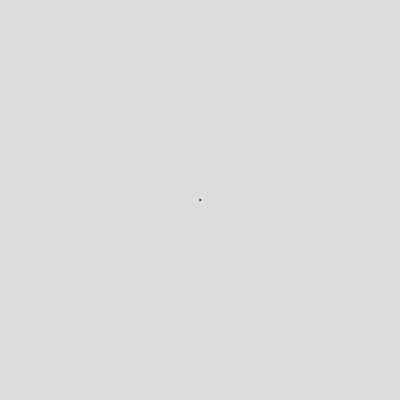
Frame 1 (no input)
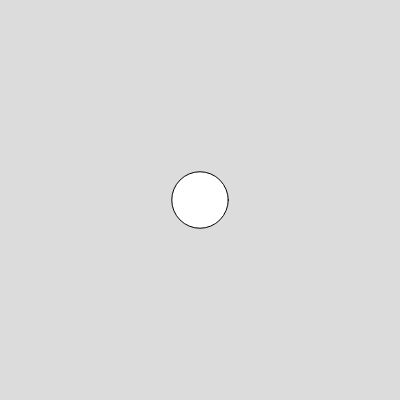
Frame 60 (no input)
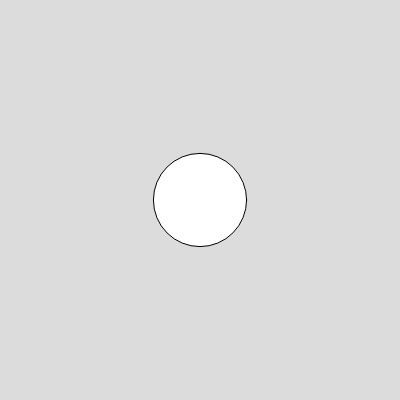
Frame 120 (the mouse pressed at the canvas centre since frame 60)

The p5.js sketch that drew these frames (run headless with seeded random() and noise() and a simulated clock; from frame 60 on, the mouse is pressed at the canvas centre):

// p5.js sketch
// ── sketch.js
function setup() {
  createCanvas(400, 400);
}

function draw() {
  background(220);
  ellipse(width/2, height/2, 100*sin(0.01*frameCount))
}
